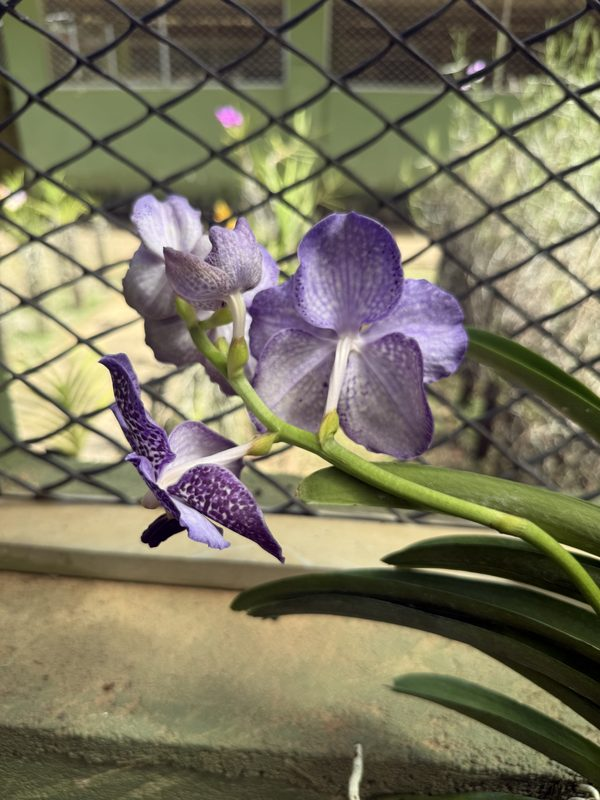
#> input picture ml-models/hybrid_pollination/data/knowledge/collection/img_6038.jpg, 600 x 800 px
$ python flower_analysis.py --image ../data/knowledge/collection/img_6038.jpg   (older library calls are emulated)
#> lines starting #> are read from the running program, lines starting #| are printed output that depends on the picture; after the words box and inside, x2 and y2 are one past the last pixel; in counts of white or black regions, pixels touching at a corner belong together
#> in analyse_flower, img is the input picture: shape (800, 600, 3); mean B, G, R 94.8, 118.8, 123.7
### ml-models/hybrid_pollination/src/segmentation.py
"""
Hybrid Pollination - Plant Segmentation Module

Isolates the subject orchid plant from the nursery background before any
trait is measured.

Why this exists:
    Feature extraction previously averaged colour and texture over the WHOLE
    frame. In this dataset the background is other green plants, teal shade
    netting, reddish laterite gravel and concrete, so those averages mostly
    described the background. Measuring "how brown is this plant" without a
    mask measures the gravel.

Two stages:
    1. Vegetation mask   - which pixels are plant material at all
    2. Subject selection - which of those pixels belong to the plant the
                           photo is ABOUT (frames often contain several)

Subject selection uses sharpness (the subject is the in-focus object) and a
mild centre prior, which together approximate "what the photographer aimed at".
"""

import cv2
import numpy as np


# ──────────────────────────────────────────────
# Configuration
# ──────────────────────────────────────────────
WORK_LONG_SIDE = 512        # Long edge after resize. Aspect ratio is preserved -
                            # squashing to a square distorts leaf aspect ratios,
                            # which later become vigour features.
EXG_THRESHOLD = 0.05        # Excess-green cutoff for vegetation
FOCUS_TILE = 32             # Tile size for the sharpness map
MIN_SUBJECT_AREA = 0.02     # Reject subject blobs smaller than 2% of the frame
GRABCUT_ITERS = 3           # GrabCut refinement iterations


# ──────────────────────────────────────────────
# Helpers
# ──────────────────────────────────────────────
def resize_long_side(img: np.ndarray, long_side: int = WORK_LONG_SIDE) -> np.ndarray:
    """
    Resize so the longer edge equals long_side, preserving aspect ratio.

    Aspect ratio matters downstream: leaf elongation and fan shape become
    vigour features, and a forced square resize would corrupt both.
    """
#> called with long_side = 512
    h, w = img.shape[:2]
    scale = long_side / max(h, w)
    if scale >= 1.0:
        return img.copy()
    return cv2.resize(img, (int(round(w * scale)), int(round(h * scale))),
                      interpolation=cv2.INTER_AREA)


# ──────────────────────────────────────────────
# Stage 1 - Vegetation mask
# ──────────────────────────────────────────────
def vegetation_mask(img: np.ndarray) -> np.ndarray:
    """
    Mark every pixel that looks like plant material (leaf, stem or flower).

    Combines two cues so that stressed tissue is not lost:
      - Excess Green (2G - R - B), robust to illumination changes
      - A broad HSV band that also keeps yellowed (chlorotic) leaf tissue,
        which pure ExG would drop precisely when it matters most

    Args:
        img: BGR image

    Returns:
        uint8 mask, 255 = plant material
    """
    img_f = img.astype(np.float32) / 255.0
    b, g, r = cv2.split(img_f)

    # Excess Green index, normalised so lighting has less influence
    total = r + g + b + 1e-6
    exg = (2 * g - r - b) / total

    exg_mask = (exg > EXG_THRESHOLD).astype(np.uint8) * 255

    # Vegetation hue band: 25-95 covers yellow-green through green.
    # Chlorotic (yellowing) leaves sit near hue 25-40 and must be kept, since
    # losing them would hide exactly the plants we care about detecting.
    # Saturation and value floors are deliberately high: these photos are hazy
    # and backlit, and a permissive band marks sky, netting and gravel as plant.
    hsv = cv2.cvtColor(img, cv2.COLOR_BGR2HSV)
    hue_mask = cv2.inRange(hsv, np.array([25, 60, 40]), np.array([95, 255, 245]))

    # AND, not OR: a pixel must look green by both measures. OR was letting the
    # whole frame through on washed-out images.
    mask = cv2.bitwise_and(exg_mask, hue_mask)

    # Remove speckle, then close gaps inside leaves
    kernel = cv2.getStructuringElement(cv2.MORPH_ELLIPSE, (5, 5))
    mask = cv2.morphologyEx(mask, cv2.MORPH_OPEN, kernel, iterations=1)
    mask = cv2.morphologyEx(mask, cv2.MORPH_CLOSE, kernel, iterations=2)

    return mask


# ──────────────────────────────────────────────
# Stage 2 - Subject selection
# ──────────────────────────────────────────────
# [184 lines left out: functions sharpness_map, centre_prior, subject_score, subject_mask, segment_plant, not called in this run]


def apply_mask(img: np.ndarray, mask: np.ndarray) -> np.ndarray:
    """Black out everything outside the mask (for visualisation and debugging)."""
    return cv2.bitwise_and(img, img, mask=mask)


# [5 lines left out: function overlay_mask, not called in this run]


# ──────────────────────────────────────────────
# Test
# ──────────────────────────────────────────────
# [29 lines that do not run on import are left out]

### ml-models/hybrid_pollination/src/flower_analysis.py
"""
Hybrid Pollination - Flower Detection and Trait Measurement

Two jobs:

  1. IS THERE A FLOWER?  This is a gate, not a score. If a plant is not in
     bloom it cannot donate pollen or carry a pod, no matter how healthy it is.
     The correct answer is then "not in bloom - cannot pollinate now", which is
     a different state from "unsuitable plant".

  2. WHAT DOES THE FLOWER LOOK LIKE?  Colour, pattern and shape, measured from
     the flower region only. These feed offspring-trait prediction.

Detection is deliberately conservative about two things that appear constantly
in this dataset and would otherwise be mistaken for blooms:

  - HANDS. Photographs of name tags are taken with the tag held up, so a hand
    is in frame. Note that skin colour alone is NOT a safe exclusion: pink and
    salmon petals share the same YCrCb chroma region as skin. Only large
    skin-coloured regions reaching in from the frame edge are removed.
  - WARM BACKGROUNDS. Orange walls, laterite gravel, terracotta and wooden
    benches are all saturated and non-green. Compactness and saturation
    thresholds filter most of these; the rest are why `confidence` exists.

Nothing here reports a flower it is not reasonably sure of, because a false
"in bloom" would let the app advise a cross that is physically impossible.
"""

import os
import sys

import cv2
import numpy as np

sys.path.insert(0, os.path.dirname(os.path.abspath(__file__)))
from segmentation import resize_long_side, vegetation_mask


WORK_LONG_SIDE = 512

# A flower must occupy at least this fraction of the frame to be called a bloom.
#
# Raised from 0.004 after a seedling in a pot - carrying no flower at all - was
# reported "flower present, 90% confidence". The frame contained a bright blue
# plastic tool and brown coconut husk, both vivid and both mistaken for petals.
#
# The sweep that set this value also settled a larger question. Measured on 150
# bloom close-ups, 86 whole-plant frames with a bloom the annotator recorded, and
# 150 whole-plant frames with none:
#
#     coverage   close-up recall   whole-plant recall   FALSE blooms
#       0.004          80%                 7%               16%
#       0.010          77%                 7%                9%
#       0.020          71%                 3%                3%
#       0.040          62%                 1%                0%   <- chosen
#       0.080          43%                 0%                0%
#
# Whole-plant recall never exceeds 7% at ANY threshold. Detecting a bloom in a
# whole-plant photograph does not work - the flower is too small and the
# background too colourful - so the only thing the lower thresholds bought was
# false alarms. This value gives up the 7% and takes the 0%.
#
# The consequence is deliberate and is stated to the grower: a whole-plant photo
# will almost always answer "no flower detected in this image", which is honest,
# and a close-up answers properly 62% of the time. A false "in bloom" would let
# the app advise a cross that is physically impossible; a false "no flower" only
# asks for another photograph.
MIN_FLOWER_FRACTION = 0.040
# Below this, presence is reported but flagged low confidence.
CONFIDENT_FLOWER_FRACTION = 0.080

# Set for PRECISION, not recall. A backlit bloom measured saturation ~33, so
# this threshold does miss washed-out flowers. Lowering it to catch them also
# admitted grey roof panels and yellowed leaf tissue as blooms - see the
# measured limitation in the module docstring. A false "in bloom" is the more
# damaging error, so the conservative setting is kept deliberately.
MIN_SATURATION = 70
MIN_BLOB_AREA = 400      # px at working resolution
BLOWN_OUT_VALUE = 238    # Above this a pale pixel is overexposed sky, not petal
BORDER_MARGIN = 3        # Blobs touching the frame edge are background
SATURATED_BLUE = 90      # Blue above this is a flower; below, it is sky

# A blob this saturated is too vivid to be sky, netting, a wall or a bench, so
# it is exempt from the "too large" and "touches the edge" rules that exist to
# reject those. Measured: overexposed sky ~44, greenhouse roof panel ~44, a
# purple Vanda filling the frame ~199. Set well above the background range
# rather than just below the flower, so a pale bloom never qualifies by
# accident - if it is not obviously vivid, the framing rules still apply.
VIVID_SATURATION = 120

# ...and it must also fill at least this much of the frame. A bloom
# photographed close up covers 20-45%; a tool handle or a chip of coconut husk
# beside the plant covers a few percent. Both are vivid, so saturation alone
# cannot separate them - see the comment in flower_mask.
CLOSEUP_FRACTION = 0.20


# ──────────────────────────────────────────────
# Exclusion masks
# ──────────────────────────────────────────────
def skin_mask(img: np.ndarray) -> np.ndarray:
    """
    Raw skin-coloured pixels, by standard YCrCb chroma thresholding.

    Not used directly for exclusion - see hand_mask for why.
    """
    ycrcb = cv2.cvtColor(img, cv2.COLOR_BGR2YCrCb)
    mask = cv2.inRange(ycrcb, np.array([0, 133, 77]), np.array([255, 173, 127]))

    kernel = cv2.getStructuringElement(cv2.MORPH_ELLIPSE, (7, 7))
    return cv2.morphologyEx(mask, cv2.MORPH_CLOSE, kernel, iterations=2)


def hand_mask(img: np.ndarray) -> np.ndarray:
    """
    Detect the HAND holding a name tag, rather than skin colour in general.

    The distinction matters and was found the hard way: pink and salmon orchid
    petals sit in the same YCrCb chroma region as human skin, so excluding all
    skin-coloured pixels removed 80% of a real bloom.

    What separates a hand from a flower here is not colour but placement and
    size. A hand holding a tag up to the camera is large and reaches in from
    the edge of the frame; a bloom is smaller and framed within the picture.
    So only large skin-coloured regions that touch the border are excluded.
    """
    skin = skin_mask(img)
    H, W = img.shape[:2]
    frame_area = H * W

    n, labels, stats, _ = cv2.connectedComponentsWithStats((skin > 0).astype(np.uint8), 8)
    hands = np.zeros_like(skin)

    for lab in range(1, n):
        area = stats[lab, cv2.CC_STAT_AREA]
        if area / frame_area < 0.02:
            continue    # Too small to be a hand at arm's length

        x, y = stats[lab, cv2.CC_STAT_LEFT], stats[lab, cv2.CC_STAT_TOP]
        w, h = stats[lab, cv2.CC_STAT_WIDTH], stats[lab, cv2.CC_STAT_HEIGHT]

        touches_border = (x <= BORDER_MARGIN or y <= BORDER_MARGIN
                          or x + w >= W - BORDER_MARGIN
                          or y + h >= H - BORDER_MARGIN)
        if touches_border:
            hands[labels == lab] = 255

    if cv2.countNonZero(hands):
        kernel = cv2.getStructuringElement(cv2.MORPH_ELLIPSE, (7, 7))
        hands = cv2.dilate(hands, kernel, iterations=2)   # Cover fingertips

    return hands


def flower_mask(img: np.ndarray) -> np.ndarray:
    """
    Candidate flower pixels: vivid, not green, not skin.

    Orchid blooms in this collection are pink, magenta, purple, white, yellow
    or brown-tessellated. What they share is that they are NOT leaf-green, so
    the mask is built by subtraction rather than by listing hues.
    """
    hsv = cv2.cvtColor(img, cv2.COLOR_BGR2HSV)
#> hsv: shape (512, 384, 3); mean H, S, V 44.6, 78.6, 127.3
    S, V = hsv[:, :, 1], hsv[:, :, 2]
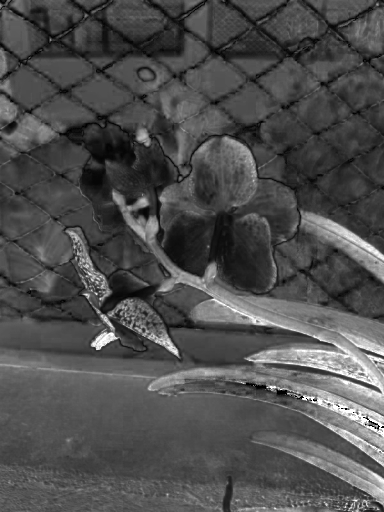
#> S: shape (512, 384); min 0, max 255, mean 78.6

    H = hsv[:, :, 0]
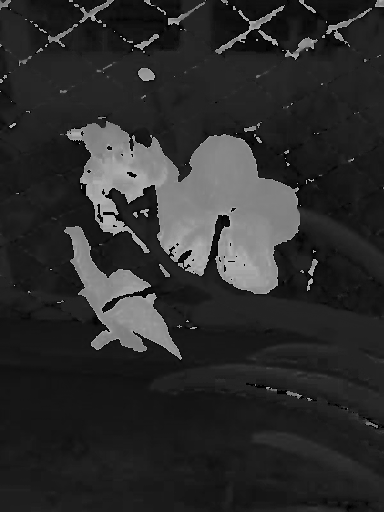
#> H: shape (512, 384); min 0, max 179, mean 44.6

    # The discriminator here is HUE, not saturation, and that was established by
    # measurement rather than assumption:
    #
    #     backlit pink bloom      hue ~14, saturation ~33
    #     sky seen between leaves hue ~109, saturation ~44
    #
    # The real flower is LESS saturated than the sky it has to be separated
    # from, so no saturation threshold can split them. Hue separates them
    # cleanly. This matters because whole-plant photographs here look up at a
    # greenhouse roof, and the bright gaps between leaves are compact and fully
    # enclosed by foliage, so neither the border rule nor a compactness test
    # rejects them. Left in, they were reported as white blooms on plants
    # carrying no flower at all.
    candidate = ((S >= MIN_SATURATION) & (V >= 60) & (V <= 250)).astype(np.uint8) * 255
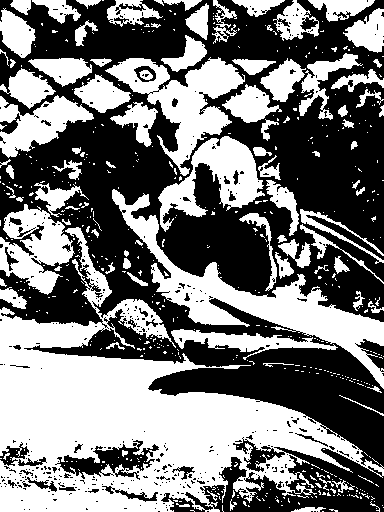
#> candidate: shape (512, 384); 47.7% white; 553 white regions (459 under 20 px), largest, box (x1, y1, x2, y2) and area: (0, 227, 384, 512) 40675, (112, 189, 384, 389) 9789, (105, 57, 245, 176) 5819

    # Pale blue and cyan is sky or roof panel. Strongly saturated blue is kept,
    # because blue Vandas are real and this collection contains several
    # (Kultana Blue, Pachara Blue, Pak Chong Blue, Twotone Blue).
    sky = ((H >= 86) & (H <= 130) & (S < SATURATED_BLUE)).astype(np.uint8) * 255
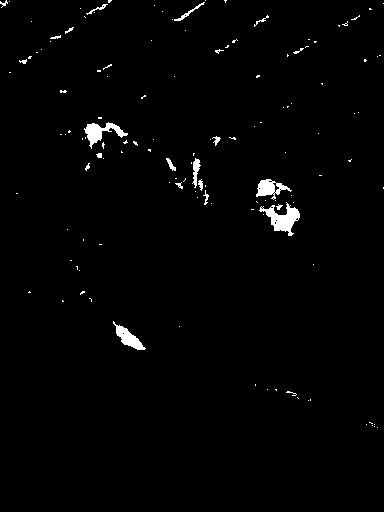
#> sky: shape (512, 384); 1.4% white; 131 white regions (110 under 20 px), largest, box (x1, y1, x2, y2) and area: (259, 202, 300, 236) 585, (84, 122, 128, 149) 434, (256, 179, 292, 200) 354
    candidate = cv2.bitwise_and(candidate, cv2.bitwise_not(sky))
#> candidate: shape (512, 384); 47.4% white; 560 white regions (464 under 20 px), largest, box (x1, y1, x2, y2) and area: (0, 227, 384, 512) 40599, (112, 189, 384, 389) 9789, (105, 57, 245, 176) 5819

    # Remove foliage and the hand
    candidate = cv2.bitwise_and(candidate, cv2.bitwise_not(vegetation_mask(img)))
#> in vegetation_mask, `b, g, r = cv2.split(img_f)`:
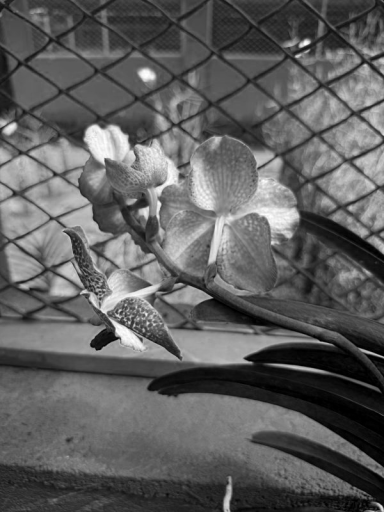
#> b: shape (512, 384) float32; min 0, max 1, mean 0.372
#> in vegetation_mask, `b, g, r = cv2.split(img_f)`:
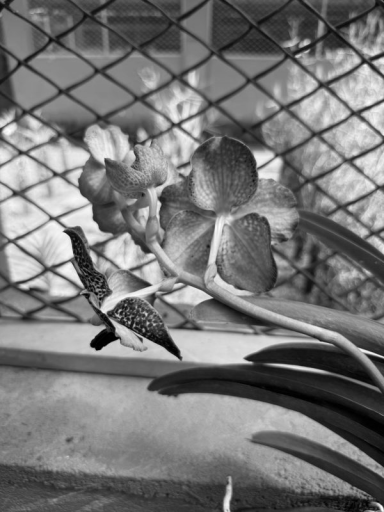
#> g: shape (512, 384) float32; min 0, max 0.996, mean 0.466
#> in vegetation_mask, `b, g, r = cv2.split(img_f)`:
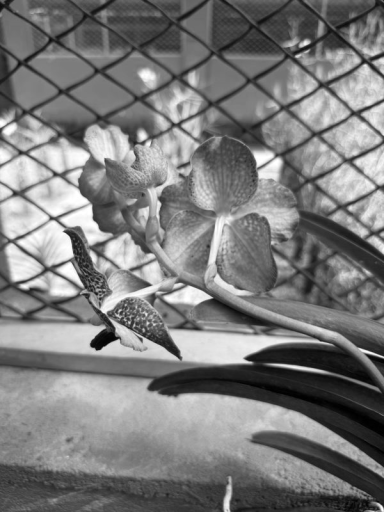
#> r: shape (512, 384) float32; min 0, max 1, mean 0.485
#> (the rest of the program and of its run is left out)
